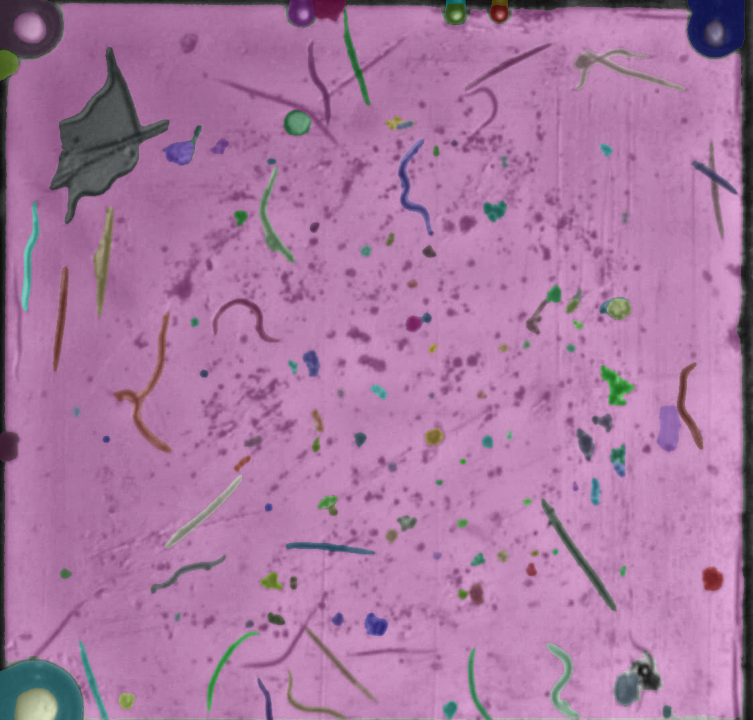
#> input picture 20250315_143327.png, 753 x 720 px
$ python -i 1_VideoToFrames.py   (imports and definitions only)
#> lines starting #> are read from the running program, lines starting #| are printed output that depends on the picture; after the words box and inside, x2 and y2 are one past the last pixel; in counts of white or black regions, pixels touching at a corner belong together
#> further down, picture is the input picture: shape (720, 753, 3); mean B, G, R 161.8, 120.8, 169.7
"""
Preprocess Video Frames Script

This script performs the following steps:
  1. Iterates over each .avi file in the input directory.
  2. Loads the video frames (extracting one frame per second).
  3. Crops each frame to the region of interest and applies CLAHE enhancement.
  4. Saves the processed frames to an output directory (organized by video filename).

Requirements:
  - OpenCV
  - Python 3.x
"""

import os
import cv2
import numpy as np

# Define input and output paths
video_path = 'C:/Users/linus/NematodeAI/0_Data/Videos/2025.03.24_gemischte Stadien aus Fermenterlauf D31220_Tag 11/1zu100/C0134.MP4'   # Replace with your video path
output_dir =  'linus/NematodeAI/0_Data/Frames'  # Output directory for processed frames
FRAMES = 4  # Number of frames to extract per second

# -------------------------------
# Helper Functions
# -------------------------------

# [37 lines left out: functions preprocess_frame, load_video_frames, not called in this run]

def watershed (img):
    """""
    Apply watershed algorithm to an image.
    """""
    gray = cv2.cvtColor(img, cv2.COLOR_BGR2GRAY)
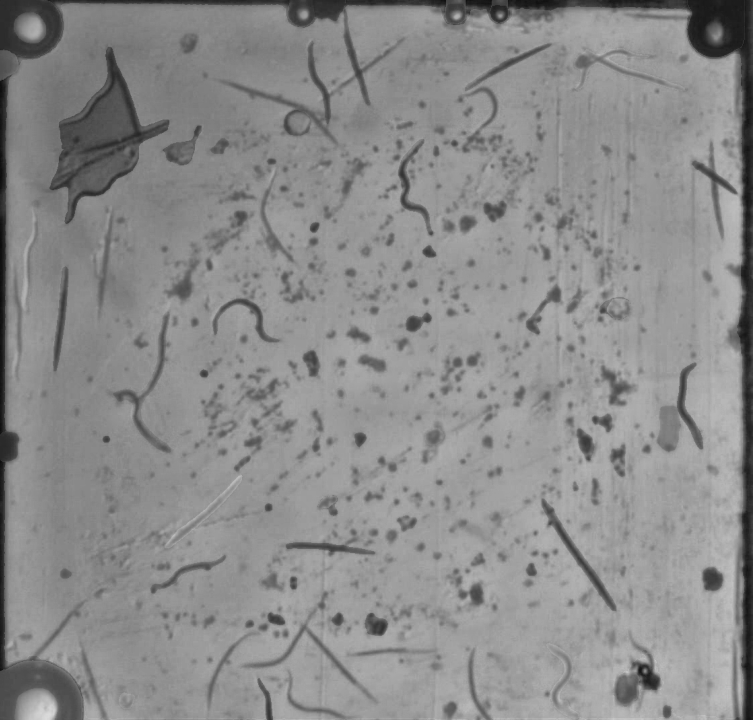
#> gray: shape (720, 753); min 11, max 218, mean 139.9
    ret, thresh = cv2.threshold(gray, 0, 255, cv2.THRESH_BINARY_INV + cv2.THRESH_OTSU)
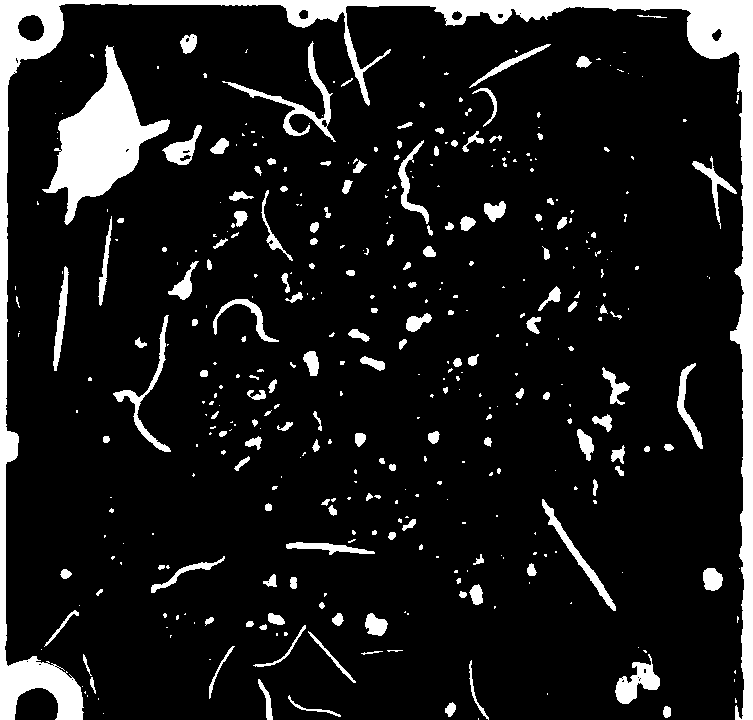
#> thresh: shape (720, 753); 11.2% white; 402 white regions (244 under 20 px), largest, box (x1, y1, x2, y2) and area: (0, 0, 753, 720) 28985, (42, 45, 170, 225) 8367, (222, 41, 336, 142) 1411
#> ret = 111
    # noise removal
    kernel = np.ones((3, 3), np.uint8)
    opening = cv2.morphologyEx(thresh, cv2.MORPH_OPEN, kernel, iterations=2)
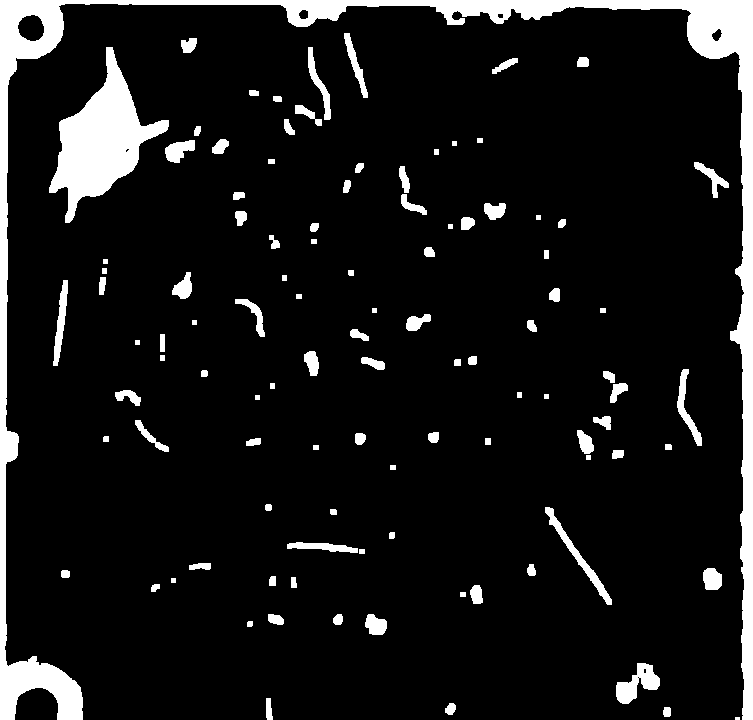
#> opening: shape (720, 753); 9.4% white; 105 white regions (1 under 20 px), largest, box (x1, y1, x2, y2) and area: (0, 0, 753, 720) 28056, (49, 47, 169, 223) 8295, (616, 663, 660, 704) 899
    # sure background area
    sure_bg = cv2.dilate(opening, kernel, iterations=3)
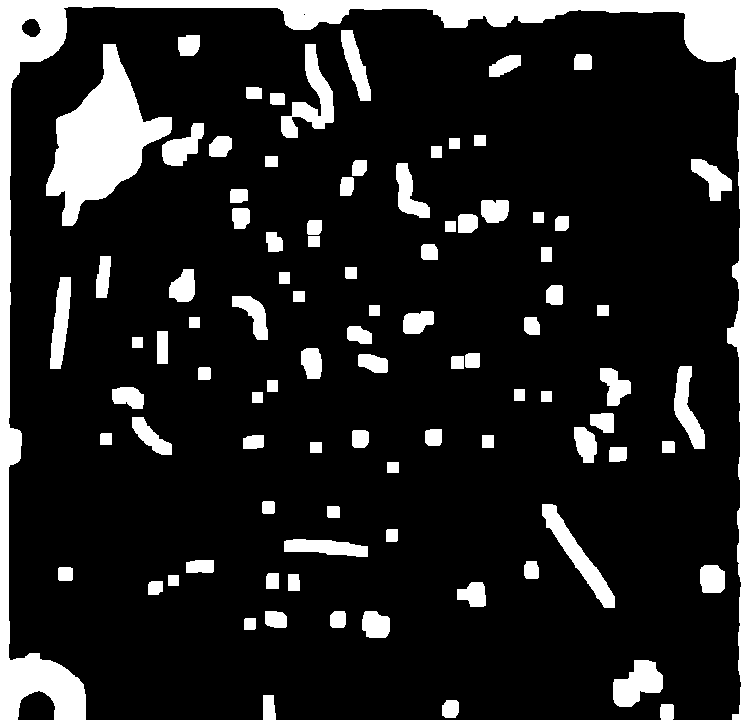
#> sure_bg: shape (720, 753); 15.1% white; 93 white regions, largest, box (x1, y1, x2, y2) and area: (0, 0, 753, 720) 36563, (46, 44, 172, 226) 10229, (281, 44, 334, 138) 1919
    return sure_bg

# [93 lines left out: functions houghCircle, crop_image, mask_image, clahe, main, not called in this run]

# [2 lines not run here, left out]

>>> import cv2
>>> picture = cv2.imread('../20250315_143327.png')
>>> result = watershed(picture)
